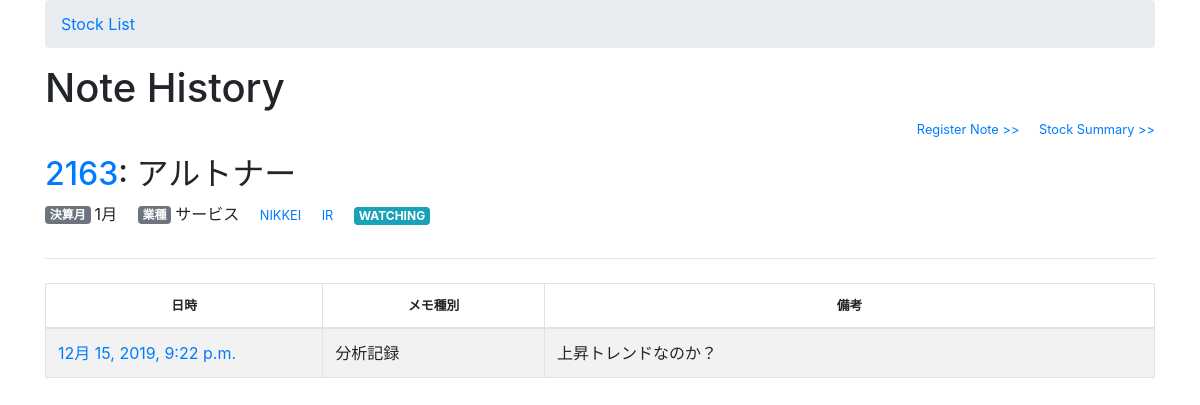
Screenshot of /2163/note/all/ with the database file from the repository.
### stock/models.py (models this page shows, shortened)
class Stock(models.Model):
    stock_code = models.IntegerField(primary_key=True, unique=True)
    stock_name = models.CharField(max_length=50)
    accounting_month = models.IntegerField()
    business_type = models.CharField(max_length=20)
    ir_url = models.URLField(blank=True, null=True)
    watch_flag = models.IntegerField(default=0)
    notes = models.TextField(blank=True, null=True)
    created_date = models.DateTimeField(default=timezone.now)
    updated_date = models.DateTimeField(blank=True, null=True)

class Note(models.Model):
    stock_code = models.ForeignKey(Stock, on_delete=models.CASCADE)
    publish_date = models.DateTimeField(default=timezone.now)
    type = models.IntegerField(default=0)
    summary = models.CharField(max_length=255, blank=True, null=True)
    notes = models.TextField(blank=True, null=True)
    stock_price = models.IntegerField(blank=True, null=True)
    latest_high_price = models.IntegerField(blank=True, null=True)
    latest_low_price = models.IntegerField(blank=True, null=True)
    high_limit = models.CharField(max_length=255, blank=True, null=True)
    low_limit = models.CharField(max_length=255, blank=True, null=True)
    buy_price = models.IntegerField(blank=True, null=True)
    profit_price = models.IntegerField(blank=True, null=True)
    loss_cut_price = models.IntegerField(blank=True, null=True)
    rr_rate = models.CharField(max_length=255, blank=True, null=True)
    created_date = models.DateTimeField(default=timezone.now)
    updated_date = models.DateTimeField(blank=True, null=True)

### stock/views.py (the view)
# urls.py: path('<int:stock_code>/note/all/', views.note_all, name='note_all'),
def note_all(request, stock_code):
    stock = get_object_or_404(Stock, stock_code=stock_code)
    notes = Note.objects.filter(stock_code=stock_code).order_by('-publish_date')
    if (len(notes) == 0):
        notes = None
    return render(request, 'stock/note_all.html', {'title': 'Note History', 'stock': stock, 'notes': notes })

### stock/templates/stock/note_all.html
{% extends 'stock/base.html' %}
{% load django_template_maths %}
{% load humanize %}
{% block content %}
<article>
  <section>
    <h1>{{title}}</h1>
    <div class="text-right small">
      <p class="d-inline-block"><a href="{% url 'note_new' stock_code=stock.stock_code %}">Register Note >></a></p>
      <p class="d-inline-block ml-3"><a href="{% url 'stock_detail' stock_code=stock.stock_code %}">Stock Summary >></a></p>
    </div>
    {% include 'stock/inc/stock_header.html' %}
  </section>
  <section>
    <div class="mt-4 table-responsive-md">
    {% if notes is Null %}
      <p>Nothing is registered.</p>
    {% else %}
      <table class="table table-striped table-bordered">
        <thead class="small text-center">
          <tr>
            <th width="25%" scope="col">日時</th>
            <th width="20%" scope="col">メモ種別</th>
            <th width="55%" scope="col">備考	</th>
          </tr>
        </thead>
        <tbody>
        {% for note in notes %}
          <tr>
            <td><a href="{% url 'note_info' stock_code=stock.stock_code id=note.id %}">{{ note.publish_date}}</a></td>
            <td>
              {% if note.type == 1 %}売買記録
              {% elif note.type == 2 %}分析記録
              {% else %}メモ
              {% endif %}
            </td>
            <td>{{ note.notes }}</td>
          </tr>
        {% endfor %}
        </tbody>
      </table>
    {% endif %}
    </div>
  </section>
</article>
{% endblock %}

### stock/templates/stock/inc/stock_header.html (shortened to what this page needs)
    <div>
      <h2><a href="{% url 'stock_info' stock_code=stock.stock_code %}">{{ stock.stock_code }}</a>: {{ stock.stock_name }} </h2>
      <div>
        <p class="d-inline-block"><span class="badge badge-secondary mr-1 align-text-bottom">決算月</span>{{stock.accounting_month}}月</p>
        <p class="d-inline-block ml-3"><span class="badge badge-secondary mr-1 align-text-bottom">業種</span>{{stock.business_type}}</p>
        <p class="d-inline-block ml-3 small"><a href="https://www.nikkei.com/nkd/company/?scode={{stock.stock_code}}" target="_blank">NIKKEI</a></p>
        <p class="d-inline-block ml-3 small">
          {% if not stock.ir_url is None %}<a href="{{stock.ir_url|default:''}}" target="_blank">IR</a>{% endif %}</p>
        <p class="d-inline-block ml-3">
          {% if stock.watch_flag == 1 %}<span class="badge badge-info">WATCHING</span>
          {% elif stock.watch_flag == 2 %}<span class="badge badge-warning">CONSIDERING</span>
          {% endif %}</p>
      </div>
    </div>
    <hr>

### rows the page displays
Stock: stock_code "2163", stock_name "アルトナー", accounting_month "1", business_type "サービス"
Note: publish_date "12月 15, 2019, 9:22 p.m.", type "分析記録", notes "上昇トレンドなのか？"

### other values shown
{{ title }} "Note History"
